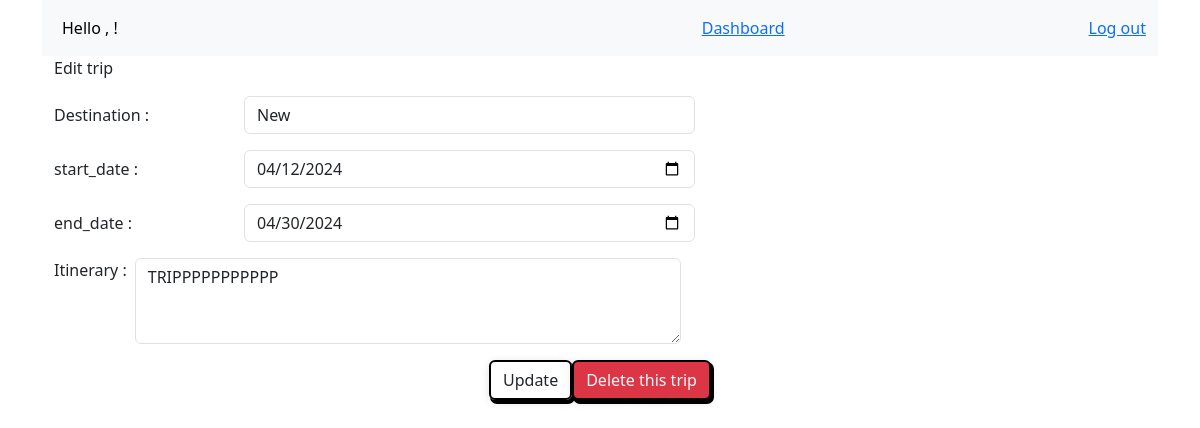
The app's page /view_trip/3 with its own data.
### app1/models.py (models this page shows)
class Trip(models.Model):
    destination = models.CharField(max_length=100)
    start_date = models.DateField()
    end_date = models.DateField()
    Itinerary = models.TextField()
    organizer = models.ForeignKey(User, on_delete=models.CASCADE)
    created_at = models.DateField(auto_now_add=True)
    updated_at = models.DateField(auto_now=True)
    travelers = models.ManyToManyField(User, related_name='travelers')
    objects = TripManger()

### app1/views.py (the view)
# urls.py: path('view_trip/<int:pk>', views.view_trip, name='view_trip'),
def view_trip(request, pk):
    trip = Trip.objects.get(pk=pk)
    context = {
        "trip": trip,
    }
    return render(request, "if_organized_by.html", context)

### app1/templates/if_organized_by.html (shortened to what this page needs)
{% extends './base.html' %}
{% block content %}
<p>Edit trip </p>
<form class="add_Form" action="{% url 'app1:edit' pk=trip.pk %}" method="POST">
  <div class="d-flex align-items-center gap-2 mb-3">
    <label for="title" class="col-sm-2 col-form-label">Destination : </label>
    <div style="flex: 1.4" class="col-sm-4">
      <input required type="text" name="destination" class="form-control w-50" id="destination"
        value="{{ trip.destination }}">
    </div>
  </div>
  <div class="d-flex align-items-center gap-2 mb-3">
    <label for="title" class="col-sm-2 col-form-label">start_date : </label>
    <div style="flex: 1.4" class="col-sm-4">
      <input required type="date" name="start_date" class="form-control w-50" id="start_date"
        value="{{ trip.start_date|date:'Y-m-d' }}">
    </div>
  </div>
  <div class="d-flex align-items-center gap-2 mb-3">
    <label for="title" class="col-sm-2 col-form-label">end_date : </label>
    <div style="flex: 1.4" class="col-sm-4">
      <input required type="date" name="end_date" class="form-control w-50" id="end_date"
        value="{{ trip.end_date|date:'Y-m-d' }}">
    </div>
  </div>
  <div class="form-group d-flex">
    <label for="exampleFormControlTextarea1" class="me-2">Itinerary : </label>
    <textarea class="form-control w-50 " name="Itinerary" id="exampleFormControlTextarea1"
      rows="3">{{ trip.Itinerary }}</textarea>
  </div>
  <div class="submit-btn d-flex justify-content-center ">
    <div class="btn_div d-flex justify-content-center">
      <button style="width: fit-content;
        box-shadow: 2px 3px 0px 1px rgba(0, 0, 0, 1)
        , 0 2px 10px 0 rgba(0, 0, 0, 0.12);
        border: 2px solid black;" type="submit" class="btn btn-outline-dark btn-shadow mt-3">
        Update
      </button>
      <a href="{% url 'app1:delete' pk=trip.id %}" class="btn btn-outline-dark btn-shadow mt-3 text-light bg-danger"
        style="text-decoration: none; width: fit-content; box-shadow: 2px 3px 0px 1px rgba(0, 0, 0, 1), 0 2px 10px 0 rgba(0, 0, 0, 0.12); border: 2px solid black;">
        Delete this trip
      </a>
</form>
</div>
</div>
{% endblock content %}

### records on screen
Trip: destination "New", start_date "04/12/2024", end_date "04/30/2024", Itinerary "TRIPPPPPPPPPPP"
